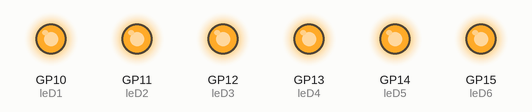
Simulated run of this program. Board: Raspberry Pi Pico running MicroPython. On the bench: output pins drawn as LEDs (lit = HIGH).

Above: at 3.2 s.
At 15.2 s:
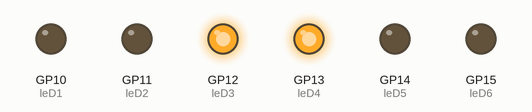
At 20.2 s:
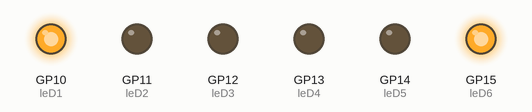
At 24.7 s:
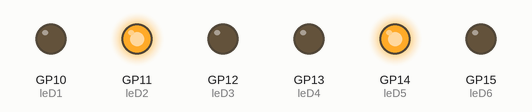
At 43.36 s:
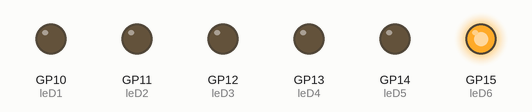
At 62.2 s:
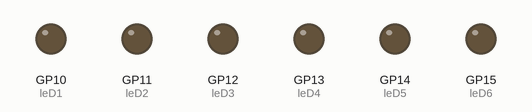
Timing chart, 0 to 67.0 s (numbered marks = the images above):
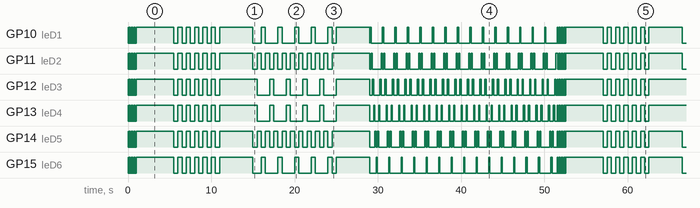

Measured:
- by itself, GP10 (leD1), GP11 (leD2), GP12 (leD3), GP13 (leD4), GP14 (leD5), GP15 (leD6): moves between LOW and HIGH, repeating every 51.5 s
- by itself, everything shown: repeats every 51.5 s, in 205 steps

The program:

light_show_a.py
```python
## Light Show for Homework

from machine import Pin
from time import sleep


leD1 = Pin(10,Pin.OUT)
leD2 = Pin(11,Pin.OUT)
leD3 = Pin(12,Pin.OUT)
leD4 = Pin(13,Pin.OUT)
leD5 = Pin(14,Pin.OUT)
leD6 = Pin(15,Pin.OUT)

delaY1 = .5
delaY2 = .05
delaY3 = 4
delaY4 = .15

try:
    while True:
        ## fast flicker
        for fF in range (10):
            leD1.value(1)
            leD2.value(1)
            leD3.value(1)
            leD4.value(1)
            leD5.value(1)
            leD6.value(1)

            sleep (delaY2)

            leD1.value(0)
            leD2.value(0)
            leD3.value(0)
            leD4.value(0)
            leD5.value(0)
            leD6.value(0)

            sleep (delaY2)

        ## On Solid
        leD1.value(1)
        leD2.value(1)
        leD3.value(1)
        leD4.value(1)
        leD5.value(1)
        leD6.value(1)
        sleep (4)

        for fliC in range (6):
        ## The Flicker
            leD1.value(1)
            leD2.value(1)
            leD3.value(1)
            leD4.value(1)
            leD5.value(1)
            leD6.value(1)

            sleep (delaY1)

            leD1.value(0)
            leD2.value(0)
            leD3.value(0)
            leD4.value(0)
            leD5.value(0)
            leD6.value(0)

            sleep (delaY1)

        ## On Solid
        leD1.value(1)
        leD2.value(1)
        leD3.value(1)
        leD4.value(1)
        leD5.value(1)
        leD6.value(1)
        sleep (delaY3)

        ## Split
        for spliT in range (5):
            leD1.value(0)
            leD2.value(0)
            leD3.value(1)
            leD4.value(1)
            leD5.value(0)
            leD6.value(0)
            sleep(delaY1)

            leD1.value(0)
            leD2.value(1)
            leD3.value(0)
            leD4.value(0)
            leD5.value(1)
            leD6.value(0)
            sleep(delaY1)

            leD1.value(1)
            leD2.value(0)
            leD3.value(0)
            leD4.value(0)
            leD5.value(0)
            leD6.value(1)
            sleep(delaY1)

            ## reverse split
            leD1.value(0)
            leD2.value(1)
            leD3.value(0)
            leD4.value(0)
            leD5.value(1)
            leD6.value(0)
            sleep(delaY1)


        ## On Solid
        leD1.value(1)
        leD2.value(1)
        leD3.value(1)
        leD4.value(1)
        leD5.value(1)
        leD6.value(1)
        sleep (delaY3)

        ## blank all lights
        leD1.value(0)
        leD2.value(0)
        leD3.value(0)
        leD4.value(0)
        leD5.value(0)
        leD6.value(0)
        sleep(.03)

        ## Sweeping eye
        for scaN in range (15):
            leD1.value(1)
            sleep (delaY4)
            leD1.value(0)

            leD2.value(1)
            sleep (delaY4)
            leD2.value(0)

            leD3.value(1)
            sleep (delaY4)
            leD3.value(0)

            leD4.value(1)
            sleep (delaY4)
            leD4.value(0)

            leD5.value(1)
            sleep (delaY4)
            leD5.value(0)

            leD6.value(1)
            sleep(delaY4)
            leD6.value(0)

            ## Reverse sweep


            leD5.value(1)
            sleep (delaY4)
            leD5.value(0)

            leD4.value(1)
            sleep (delaY4)
            leD4.value(0)

            leD3.value(1)
            sleep (delaY4)
            leD3.value(0)

            leD2.value(1)
            sleep (delaY4)
            leD2.value(0)


except KeyboardInterrupt:
    leD1.value(0)
    leD2.value(0)
    leD3.value(0)
    leD4.value(0)
    leD5.value(0)
    leD6.value(0)
```
